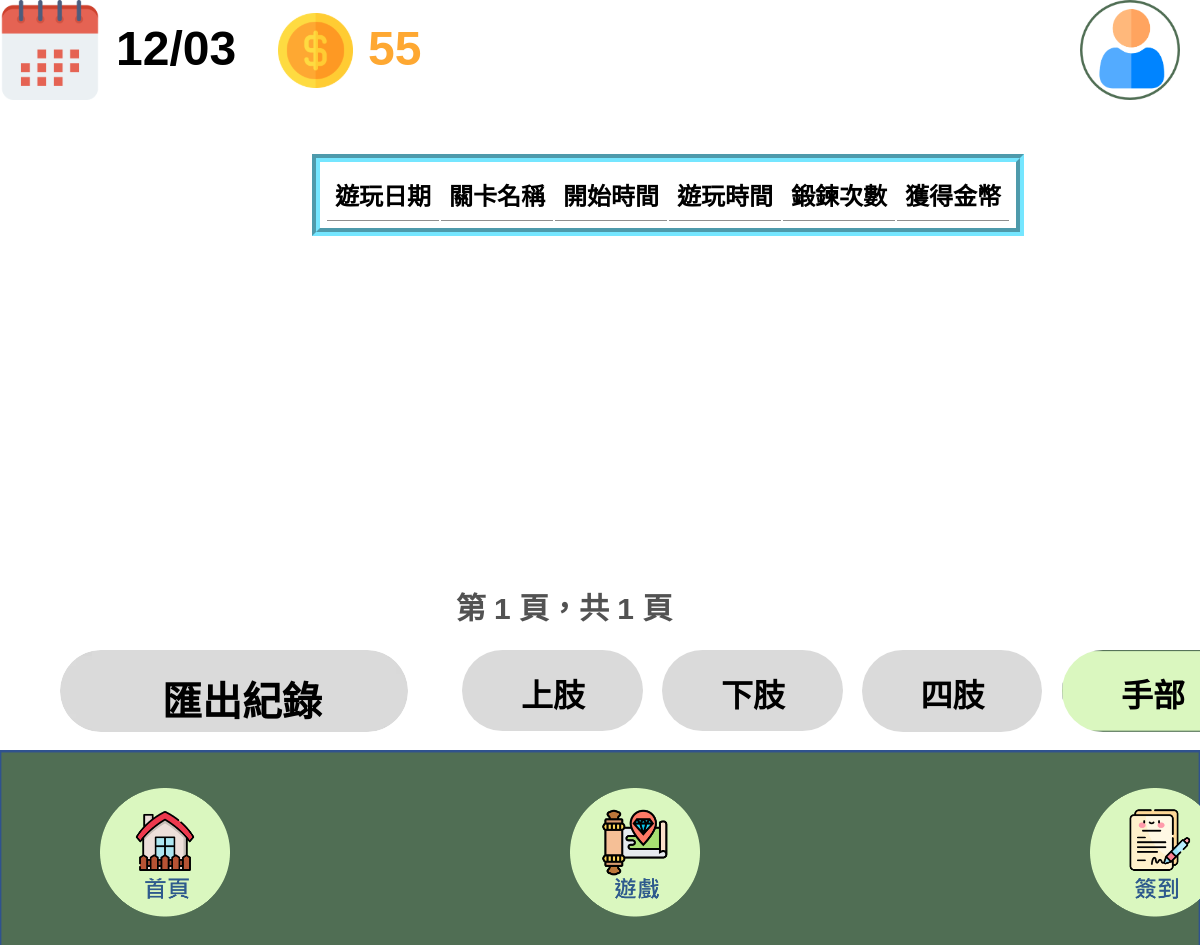
The app's page /紀錄手部 (signed in), older data.
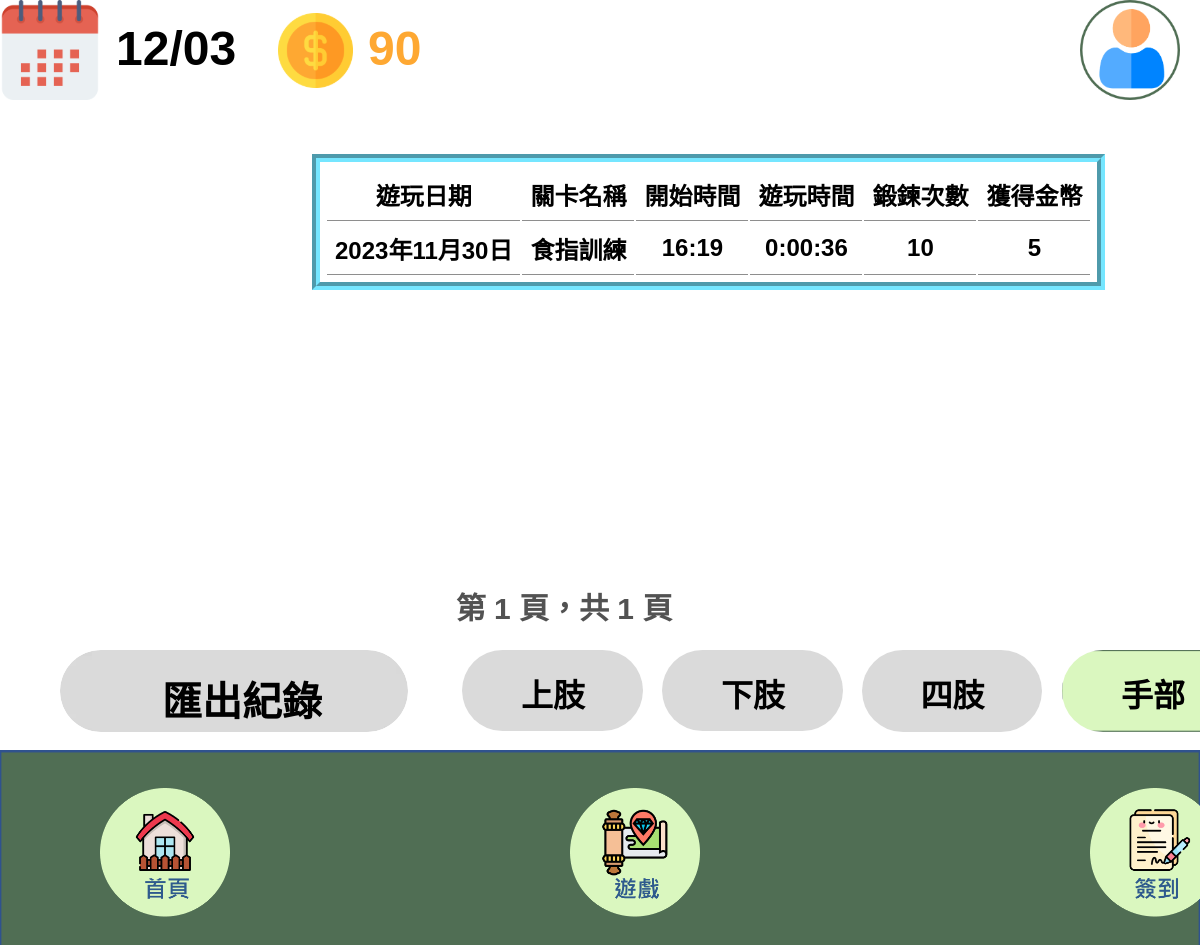
The same page, newer data.
### w2/models.py (models this page shows)
class GameRecord(models.Model):
    USER_UID = models.CharField(max_length=20)
    PlayDate = models.DateField()
    PlayPart = models.CharField(max_length=20)
    UID = models.CharField(max_length=30)
    PlayStage = models.CharField(max_length=20)
    StartTime = models.TimeField()
    EndTime = models.TimeField()
    DurationTime = models.DurationField()
    AddCoin = models.IntegerField(default=0)
    ExerciseCount = models.IntegerField(default=0)
    EstablishTime = models.DateTimeField(auto_now_add=True)

### w2/views.py (called while the page is built)
def calculate_total_coins(user):
    user_profile = get_object_or_404(UserProfile, user=user)
    user_uid = user_profile.USER_UID
    arm_total_coins = ArmMetrics.objects.filter(USER_UID=user_uid).aggregate(
        total_coins=Sum('TotalGetCoin')).get('total_coins', 0)
    foot_total_coins = FootMetrics.objects.filter(USER_UID=user_uid).aggregate(
        total_coins=Sum('TotalGetCoin')).get('total_coins', 0)
    limb_total_coins = LimbMetrics.objects.filter(USER_UID=user_uid).aggregate(
        total_coins=Sum('TotalGetCoin')).get('total_coins', 0)
    hand_total_coins = HandMetrics.objects.filter(USER_UID=user_uid).aggregate(
        total_coins=Sum('TotalGetCoin')).get('total_coins', 0)
    total_coins = arm_total_coins + foot_total_coins + \
        limb_total_coins + hand_total_coins
    return total_coins

### templates/紀錄手部.html (shortened to what the changed rows need)
{% load static %}
<!DOCTYPE html>
<html lang="zh-Hant">
  <head>
    <link rel="stylesheet" href="{% static 'css/style.css' %}" />
  </head>
  <body>
    <div>
      <link href="{% static 'css/紀錄.css' %}" rel="stylesheet" />
      <div class="component-紀錄1-container">
        <div class="component-紀錄1-frame">
          <span class="component-紀錄1-text02"><span>{{ total_coins }}</span></span>
          <div class="component-紀錄1-table">
            <table>
                <tr style="border-bottom: 2px solid #000;">
                  <th>遊玩日期</th>
                  <th>關卡名稱</th>
                  <th>開始時間</th>
                  <th>遊玩時間</th>
                  <th>鍛鍊次數</th>
                  <th>獲得金幣</th>
                </tr>
                {% for record in play_records %}
                  <tr>
                    <td>{{ record.PlayDate }}</td>
                    <td>{{ record.PlayStage }}</td>
                    <td>{{ record.StartTime }}</td>
                    <td>{{ record.DurationTime }}</td>
                    <td>{{ record.ExerciseCount }}</td>
                    <td>{{ record.AddCoin }}</td>
                  </tr>
                {% endfor %}
            </table>
          </div>
        </div>
      </div>
    </div>
  </body>
</html>

Row changes from the older to the newer data that the page shows:
added GameRecord: PlayDate "2023年11月30日", PlayStage "食指訓練", StartTime "16:19", DurationTime "0:00:36", ExerciseCount "10", AddCoin "5"
Text that changed along with them:
{{ total_coins }}: "55" → "90"
